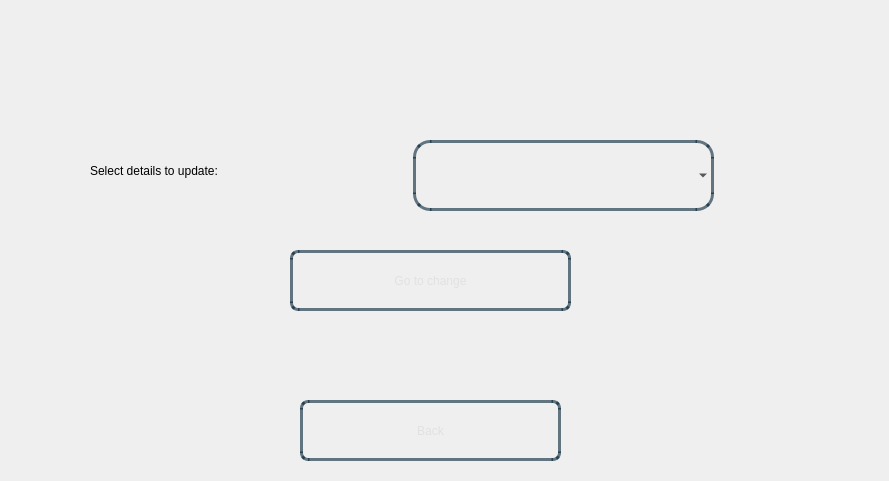
<?xml version="1.0" encoding="UTF-8"?>
<ui version="4.0">
 <class>Dialog</class>
 <widget class="QDialog" name="Dialog">
  <property name="geometry">
   <rect>
    <x>0</x>
    <y>0</y>
    <width>889</width>
    <height>481</height>
   </rect>
  </property>
  <property name="windowTitle">
   <string>Dialog</string>
  </property>
  <widget class="QWidget" name="bgwidget" native="true">
   <property name="geometry">
    <rect>
     <x>0</x>
     <y>0</y>
     <width>891</width>
     <height>481</height>
    </rect>
   </property>
   <property name="styleSheet">
    <string notr="true">QWidget#bgwidget{
background-color:qlineargradient(x1: 1, y1: 1, x2:1, y2: 0.2, stop: 0 rgba(0, 52, 89,140),
stop: 1 rgba(0, 168, 232,190))
}</string>
   </property>
   <widget class="QPushButton" name="backBtn">
    <property name="geometry">
     <rect>
      <x>300</x>
      <y>400</y>
      <width>261</width>
      <height>61</height>
     </rect>
    </property>
    <property name="styleSheet">
     <string notr="true">QPushButton{
border-radius:8px;
border:3px solid rgba(0,30,50,150);
color:rgba(225,225,225,255);
background-color:rgba(0,0,0,0);
font: 22pt &quot;Sans Serif Collection&quot;;
}
.QPushButton:hover
{
   background-color:white;
	color: rgba(0,30,50,150);
}
</string>
    </property>
    <property name="text">
     <string>Back</string>
    </property>
   </widget>
   <widget class="QLabel" name="error">
    <property name="geometry">
     <rect>
      <x>330</x>
      <y>270</y>
      <width>271</width>
      <height>61</height>
     </rect>
    </property>
    <property name="styleSheet">
     <string notr="true">font: 20pt &quot;Sans Serif Collection&quot;;
color : &quot;red&quot;</string>
    </property>
    <property name="text">
     <string/>
    </property>
   </widget>
   <widget class="QPushButton" name="changeBtn">
    <property name="geometry">
     <rect>
      <x>290</x>
      <y>250</y>
      <width>281</width>
      <height>61</height>
     </rect>
    </property>
    <property name="styleSheet">
     <string notr="true">QPushButton{
border-radius:8px;
border:3px solid rgba(0,30,50,150);
color:rgba(225,225,225,255);
background-color:rgba(0,0,0,0);
font: 22pt &quot;Sans Serif Collection&quot;;
}
.QPushButton:hover
{
   background-color:white;
	color: rgba(0,30,50,150);
}
</string>
    </property>
    <property name="text">
     <string>Go to change</string>
    </property>
   </widget>
   <widget class="QComboBox" name="option">
    <property name="geometry">
     <rect>
      <x>413</x>
      <y>140</y>
      <width>301</width>
      <height>71</height>
     </rect>
    </property>
    <property name="styleSheet">
     <string notr="true">	.QComboBox{
border-radius:17px;
background-color:rgba(0,0,0,0);
border:3px solid rgba(0,30,50,150);
font: 18pt &quot;Sans Serif Collection&quot;;
	padding:18px;
	padding-top:12px;
}

.QComboBox:focus{
color:rgba(0,30,50,150);
}
</string>
    </property>
   </widget>
   <widget class="QLabel" name="label1">
    <property name="geometry">
     <rect>
      <x>90</x>
      <y>140</y>
      <width>341</width>
      <height>61</height>
     </rect>
    </property>
    <property name="styleSheet">
     <string notr="true">font: 18pt &quot;Sans Serif Collection&quot;;</string>
    </property>
    <property name="text">
     <string>Select details to update: </string>
    </property>
   </widget>
  </widget>
 </widget>
 <resources/>
 <connections/>
</ui>
